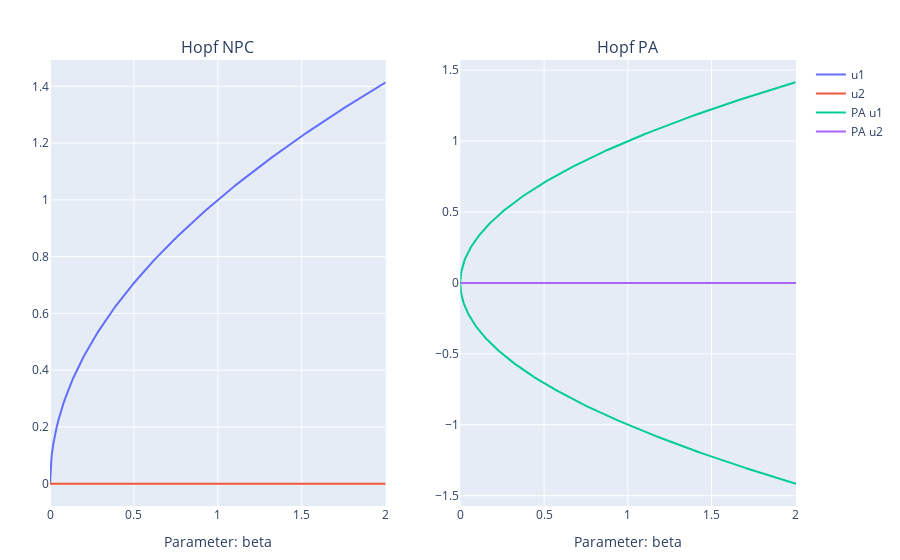

The notebook cell saved with this chart:
### Markdown cell above
Here's the same plot, combined with one of the same function using the pseudo arclength method instead:

### Code cell
hopf_npc_plot = plot_continuation(
    hopf2d,
    [1 1],
    6,
    "beta",
    2:-0.01:0,
    method = "npc",
    title = "Hopf NPC",
)
hopf_pa_plot = plot_continuation(
    hopf2d,
    [1 1],
    6,
    "beta",
    2:-0.01:0,
    method = "pa",
    title = "Hopf Pseudo-Arclength",
    labels = ["PA u1", "PA u2"],
)

hopf_plot = [hopf_npc_plot hopf_pa_plot]
relayout!(hopf_plot)
hopf_plot

### Figure 1 — Plotly figure (JSON) as saved in the notebook; plotly's stock layout.template omitted (floating-point values rounded to 4 significant figures; data arrays with more than 128 entries replaced by an {"elided": "..."} marker saying what was removed)
{"data": [{"mode": "lines", "name": "u1", "type": "scatter", "x": {"elided": "201 float values"}, "xaxis": "x1", "y": {"elided": "201 float values"}, "yaxis": "y1"}, {"mode": "lines", "name": "u2", "type": "scatter", "x": {"elided": "201 float values"}, "xaxis": "x1", "y": {"elided": "201 float values"}, "yaxis": "y1"}, {"mode": "lines", "name": "PA u1", "type": "scatter", "x": {"elided": "481 float values"}, "xaxis": "x2", "y": {"elided": "481 float values"}, "yaxis": "y2"}, {"mode": "lines", "name": "PA u2", "type": "scatter", "x": {"elided": "481 float values"}, "xaxis": "x2", "y": {"elided": "481 float values"}, "yaxis": "y2"}], "layout": {"annotations": [{"font": {"size": 16}, "showarrow": false, "text": "Hopf NPC", "x": 0.225, "xanchor": "center", "xref": "paper", "y": 1, "yanchor": "bottom", "yref": "paper"}, {"font": {"size": 16}, "showarrow": false, "text": "Hopf PA", "x": 0.775, "xanchor": "center", "xref": "paper", "y": 1, "yanchor": "bottom", "yref": "paper"}], "margin": {"b": 50, "l": 50, "r": 50, "t": 60}, "xaxis1": {"anchor": "y1", "domain": [0, 0.45], "title": {"text": "Parameter: beta"}}, "xaxis2": {"anchor": "y2", "domain": [0.55, 1], "title": {"text": "Parameter: beta"}}, "yaxis1": {"anchor": "x1", "domain": [0, 1]}, "yaxis2": {"anchor": "x2", "domain": [0, 1]}}}
